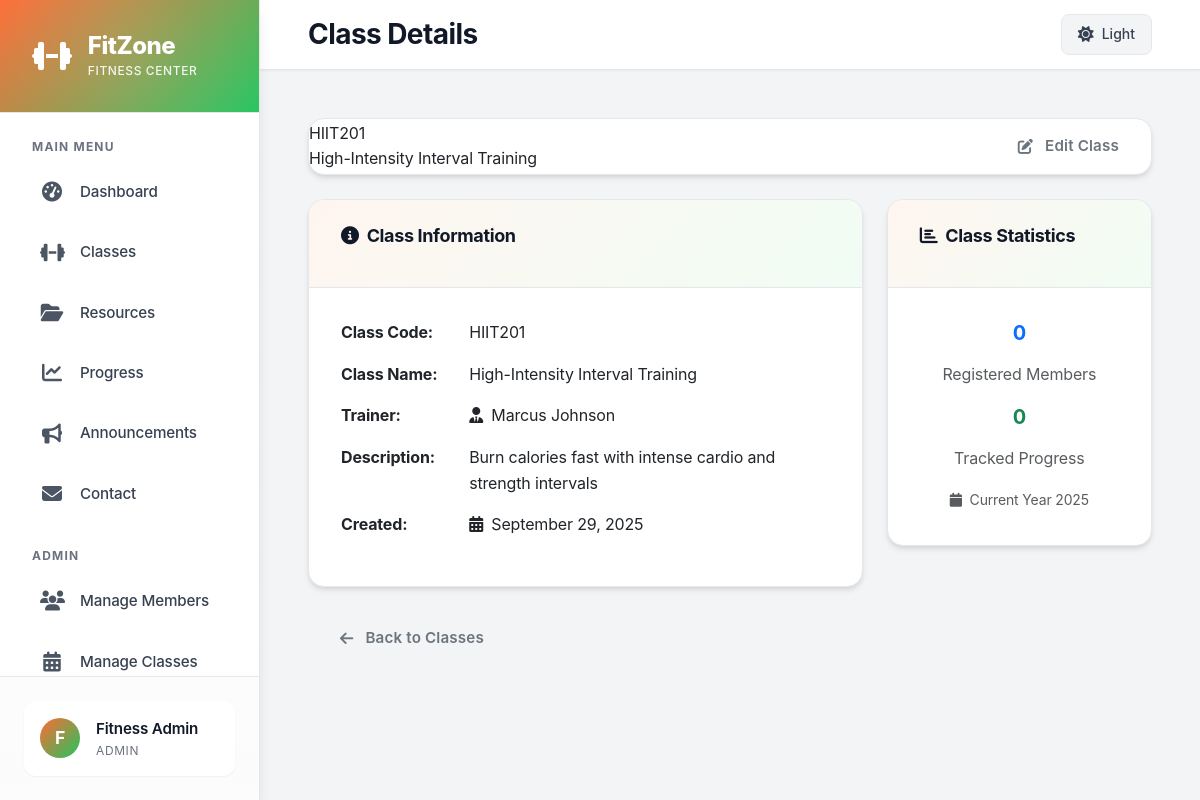
Page /course.php?id=2 (signed in) on the committed database.
### tables this page shows
CREATE TABLE IF NOT EXISTS classes (
    id INT AUTO_INCREMENT PRIMARY KEY,
    class_code VARCHAR(20) NOT NULL UNIQUE,
    class_name VARCHAR(255) NOT NULL,
    trainer VARCHAR(255) NOT NULL,
    description TEXT,
    created_at DATETIME DEFAULT CURRENT_TIMESTAMP
);

### db.php (called while the page is built, shortened)
<?php
function isAdmin() {
    return isset($_SESSION['role']) && $_SESSION['role'] === 'admin';
}
function sanitizeInput($input) {
    return htmlspecialchars(trim($input), ENT_QUOTES, 'UTF-8');
}
?>

### course.php (the view, shortened to what this page needs)
<?php
require_once 'db.php';
require_once 'header.php';
$class_id = $_GET['id'] ?? null;
try {
    $stmt = $pdo->prepare("SELECT * FROM classes WHERE id = ?");
    $stmt->execute([$class_id]);
    $class = $stmt->fetch();
    $is_registered = false;
    $membership_count = 0;
    $stmt = $pdo->prepare("SELECT COUNT(*) FROM memberships WHERE class_id = ?");
    $stmt->execute([$class_id]);
    $membership_count = $stmt->fetchColumn();
    $registered_members = [];
    if (isAdmin() || $is_registered) {
        $stmt = $pdo->prepare("
            SELECT u.name, u.email, m.enrolled_at,
                   p.performance_score, p.score_points
            FROM memberships m
            JOIN users u ON m.user_id = u.id
            LEFT JOIN progress p ON p.user_id = u.id AND p.class_id = m.class_id
            WHERE m.class_id = ?
            ORDER BY m.enrolled_at DESC
        ");
        $stmt->execute([$class_id]);
        $registered_members = $stmt->fetchAll();
    }
} catch (PDOException $e) {
    $error_message = 'Database error occurred while loading class details.';
}
?>
<?php if (isset($class)): ?>
    <div class="row mb-4">
        <div class="col-12">
            <div class="card">
                <div class="course-header">
                    <div class="row align-items-center">
                        <div class="col-md-8">
                            <div class="course-code"><?= sanitizeInput($class['class_code']) ?></div>
                            <div class="course-name"><?= sanitizeInput($class['class_name']) ?></div>
                        </div>
                        <div class="col-md-4 text-end">
                            <?php if (!isAdmin()): ?>
                                <?php if ($is_registered): ?>
                                    <span class="badge bg-success fs-6">
                                        <i class="fas fa-check me-1"></i>Registered
                                    </span>
                                <?php else: ?>
                                    <button class="btn btn-outline-primary" onclick="registerInClass()">
                                        <i class="fas fa-plus me-1"></i>Register
                                    </button>
                                <?php endif; ?>
                            <?php else: ?>
                                <a href="admin_courses.php?edit=<?= $class['id'] ?>" class="btn btn-outline-secondary">
                                    <i class="fas fa-edit me-1"></i>Edit Class
                                </a>
                            <?php endif; ?>
                        </div>
                    </div>
                </div>
            </div>
        </div>
    </div>
    <div class="row mb-4">
        <div class="col-md-8">
            <div class="card">
                <div class="card-header">
                    <h5><i class="fas fa-info-circle me-2"></i>Class Information</h5>
                </div>
                <div class="card-body">
                    <div class="row mb-3">
                        <div class="col-sm-3"><strong>Class Code:</strong></div>
                        <div class="col-sm-9"><?= sanitizeInput($class['class_code']) ?></div>
                    </div>
                    <div class="row mb-3">
                        <div class="col-sm-3"><strong>Class Name:</strong></div>
                        <div class="col-sm-9"><?= sanitizeInput($class['class_name']) ?></div>
                    </div>
                    <div class="row mb-3">
                        <div class="col-sm-3"><strong>Trainer:</strong></div>
                        <div class="col-sm-9">
                            <i class="fas fa-user-tie me-1"></i>
                            <?= sanitizeInput($class['trainer']) ?>
                        </div>
                    </div>
                    <div class="row mb-3">
                        <div class="col-sm-3"><strong>Description:</strong></div>
                        <div class="col-sm-9"><?= nl2br(sanitizeInput($class['description'])) ?></div>
                    </div>
                    <div class="row mb-3">
                        <div class="col-sm-3"><strong>Created:</strong></div>
                        <div class="col-sm-9">
                            <i class="fas fa-calendar-alt me-1"></i>
                            <?= date('F j, Y', strtotime($class['created_at'])) ?>
                        </div>
                    </div>
                </div>
            </div>
        </div>
        <div class="col-md-4">
            <div class="card">
                <div class="card-header">
                    <h5><i class="fas fa-chart-bar me-2"></i>Class Statistics</h5>
                </div>
                <div class="card-body text-center">
                    <div class="mb-3">
                        <h4 class="text-primary"><?= $membership_count ?></h4>
                        <p class="text-muted mb-0">Registered Members</p>
                    </div>
                    <?php if (isAdmin()): ?>
                    <div class="mb-3">
                        <h4 class="text-success"><?= count(array_filter($registered_members, function($m) { return !empty($m['performance_score']); })) ?></h4>
                        <p class="text-muted mb-0">Tracked Progress</p>
                    </div>
                    <?php endif; ?>
                    <div>
                        <small class="text-muted">
                            <i class="fas fa-calendar me-1"></i>
                            Current Year <?= date('Y') ?>
                        </small>
                    </div>
                </div>
            </div>
        </div>
    </div>
    <div class="row mt-4">
        <div class="col-12">
            <a href="courses.php" class="btn btn-outline-secondary">
                <i class="fas fa-arrow-left me-1"></i>Back to Classes
            </a>
        </div>
    </div>
<?php endif; ?>
<?php require_once 'footer.php'; ?>

### style.css (style rules this page uses)
:root { --primary-50: #fff5f0; --primary-100: #ffe4d6; --primary-200: #ffc9ad; --primary-300: #ffa875; --primary-400: #ff8242; --primary-500: #ff6b35; --primary-600: #f05424; --primary-700: #d93d0f; --primary-800: #b23010; --primary-900: #8b2710; --secondary-50: #f0fdf4; --secondary-100: #dcfce7; --secondary-200: #bbf7d0; --secondary-300: #86efac; --secondary-400: #4ade80; --secondary-500: #22c55e; --secondary-600: #16a34a; --secondary-700: #15803d; --secondary-800: #166534; --secondary-900: #14532d; --gray-50: #f9fafb; --gray-100: #f3f4f6; --gray-200: #e5e7eb; --gray-300: #d1d5db; --gray-400: #9ca3af; --gray-500: #6b7280; --gray-600: #4b5563; --gray-700: #374151; --gray-800: #1f2937; --gray-900: #111827; --success: #10b981; --warning: #f59e0b; --error: #ef4444; --info: #3b82f6; --sidebar-width: 260px; --sidebar-collapsed-width: 80px; --topbar-height: 70px; --font-family-base: 'Inter', -apple-system, BlinkMacSystemFont, 'Segoe UI', Roboto, sans-serif; --font-family-heading: 'Inter', -apple-system, BlinkMacSystemFont, 'Segoe UI', Roboto, sans-serif; --space-xs: 0.25rem; --space-sm: 0.5rem; --space-md: 1rem; --space-lg: 1.5rem; --space-xl: 2rem; --space-2xl: 3rem; --radius-sm: 0.375rem; --radius-md: 0.5rem; --radius-lg: 0.75rem; --radius-xl: 1rem; --radius-2xl: 1.5rem; --shadow-sm: 0 1px 2px 0 rgba(0, 0, 0, 0.05); --shadow-md: 0 4px 6px -1px rgba(0, 0, 0, 0.1), 0 2px 4px -1px rgba(0, 0, 0, 0.06); --shadow-lg: 0 10px 15px -3px rgba(0, 0, 0, 0.1), 0 4px 6px -2px rgba(0, 0, 0, 0.05); --shadow-xl: 0 20px 25px -5px rgba(0, 0, 0, 0.1), 0 10px 10px -5px rgba(0, 0, 0, 0.04); --shadow-2xl: 0 25px 50px -12px rgba(0, 0, 0, 0.25); --gradient-primary: linear-gradient(135deg, var(--primary-500) 0%, var(--secondary-500) 100%); --gradient-primary-hover: linear-gradient(135deg, var(--primary-600) 0%, var(--secondary-600) 100%); --gradient-subtle: linear-gradient(135deg, var(--primary-50) 0%, var(--secondary-50) 100%); --transition-fast: 150ms ease-in-out; --transition-normal: 250ms ease-in-out; --transition-slow: 350ms ease-in-out; }
* { margin: 0; padding: 0; box-sizing: border-box; }
html { scroll-behavior: smooth; scroll-padding-top: calc(var(--topbar-height) + 20px); }
body { font-family: var(--font-family-base); background-color: var(--gray-100); color: var(--gray-800); line-height: 1.6; letter-spacing: -0.01em; overflow-x: hidden; }
h1, h2, h3, h4, h5, h6 { font-family: var(--font-family-heading); font-weight: 700; line-height: 1.3; letter-spacing: -0.02em; color: var(--gray-900); margin-bottom: var(--space-md); }
h4 { font-size: 1.25rem; }
h5 { font-size: 1.125rem; }
.card { background: white; border-radius: var(--radius-xl); box-shadow: var(--shadow-md); border: 1px solid var(--gray-200); transition: var(--transition-normal); overflow: hidden; }
.card-header { padding: var(--space-lg) var(--space-xl); border-bottom: 1px solid var(--gray-200); background: var(--gradient-subtle); }
.card-body { padding: var(--space-xl); }
.btn { font-weight: 600; border-radius: var(--radius-md); transition: var(--transition-fast); border: none; padding: var(--space-md) var(--space-xl); font-size: 0.95rem; letter-spacing: 0.01em; cursor: pointer; display: inline-flex; align-items: center; justify-content: center; gap: var(--space-sm); }
.mb-4 { margin-bottom: var(--space-xl); }
.mb-3 { margin-bottom: var(--space-lg); }
.mt-4 { margin-top: var(--space-xl); }
.text-center { text-align: center; }
.text-end { text-align: right; }
.align-items-center { align-items: center; }
.text-muted { color: var(--gray-500); }

### rows in the picture
classes: class_code "HIIT201", class_name "High-Intensity Interval Training", trainer "Marcus Johnson", description "Burn calories fast with intense cardio and strength intervals", created_at "September 29, 2025"

### other values in the picture
substr($_SESSION['name'] ?? 'U', 0, 1) "F"
sanitizeInput($_SESSION['name'] ?? 'User') "Fitness Admin"
$page_title "Class Details"
$membership_count "0"
